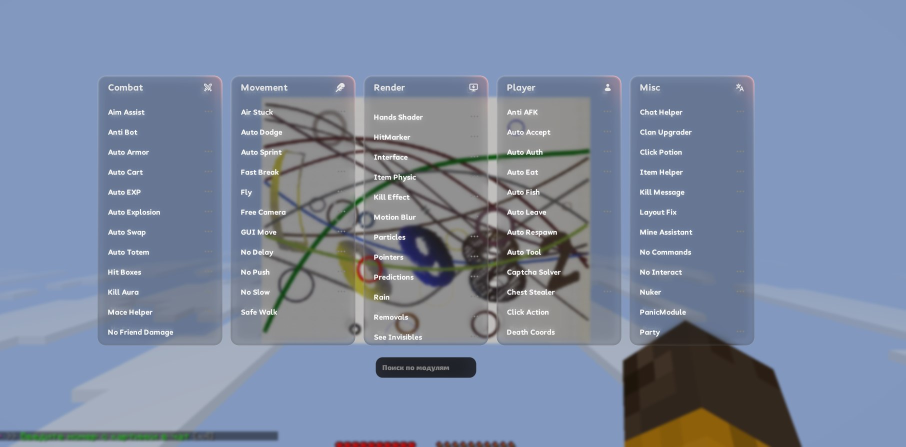
#> input picture workspace/uploads/image-1.jpeg, 1811 x 893 px, given in place of menu_base.png, which was not available (shown at 1/2 size)
$ python make_glass.py
#> lines starting #> are read from the running program, lines starting #| are printed output that depends on the picture; pictures that were not available may be replaced by others from this repository, and a replacement may not be noted
#!/usr/bin/env python3
"""
Рисует настоящее жидкое стекло: полупрозрачную пластину, у которой видны
бока — то есть преломление фона по кромке считается по-настоящему,
а не имитируется размытием.

Как это работает:
  1. Поле расстояний до формы (sdf): ноль — на кромке, минус — внутри.
  2. Градиент этого поля — нормаль к поверхности. Там, где поверхность
     загибается (у кромки), она и работает линзой.
  3. Фон выбирается со сдвигом вдоль нормали: сдвиг максимулен у кромки
     и равен нулю в середине, потому что середина пластины плоская.
     Сдвиг разный для красного, зелёного и синего — отсюда цветная кайма,
     как у настоящего стекла.
  4. Сверху — тонкий светлый ободок, внутренняя тень снизу, мягкий блик
     по диагонали и внешняя тень для глубины.

Запуск:  python3 tools/make_glass.py
"""

import numpy as np
from PIL import Image

W, H = 1376, 768

# ── геометрия: две стеклянные формы ─────────────────────────────────
# Слева — овал под логотип (SUPER=2 ровно эллипс, «более овальная форма»),
# по центру — крупный скруглённый прямоугольник под все надписи.
# Обе заметно больше прежних: так и просили.
SHAPES = [
    dict(name="logo",  cx=0.190 * W, cy=0.400 * H, ax=0.155 * W, ay=0.270 * H,
         super_n=2.0, bevel=46.0, strength=52.0, base=0.26, edge=0.58),
    dict(name="panel", cx=0.620 * W, cy=0.500 * H, ax=0.260 * W, ay=0.330 * H,
         super_n=7.0, bevel=54.0, strength=58.0, base=0.28, edge=0.62),
]

BEVEL = 40.0        # толщина кромки, где стекло загибается
STRENGTH = 46.0     # сила преломления в пикселях у самой кромки
CHROMA = 0.055      # разброс каналов: цветная кайма
BASE_ALPHA = 0.30   # прозрачность середины
EDGE_ALPHA = 0.62   # прозрачность у кромки: материала больше
RIM_SIGMA = 3.2     # толщина светлого ободка
RIM_GAIN = 1.60     # сила ободка: он должен читаться на тёмном фоне
GLOW = 13.0         # мягкое свечение сразу за ободком, внутрь пластины
SHADOW = 26.0       # размах внешней тени


def squircle_sdf(x, y, cx, cy, ax, ay, n=4.0):
    """Поле расстояний: <0 внутри, 0 на кромке, >0 снаружи."""
    u = np.abs((x - cx) / ax)
    v = np.abs((y - cy) / ay)
    f = (u ** n + v ** n) ** (1.0 / n)
    return (f - 1.0) * min(ax, ay)


def normalize(vx, vy):
    """Единичная нормаль; в центре, где градиент вырождается, — ноль."""
    length = np.sqrt(vx * vx + vy * vy)
    safe = np.where(length > 1e-6, length, 1.0)
    nx = np.where(length > 1e-6, vx / safe, 0.0)
    ny = np.where(length > 1e-6, vy / safe, 0.0)
    return nx, ny


def sample(bg, xs, ys):
    """Взять цвет фона в точках (xs, ys) с защитой от выхода за кадр."""
    h, w, _ = bg.shape
    xi = np.clip(np.rint(xs).astype(np.int64), 0, w - 1)
    yi = np.clip(np.rint(ys).astype(np.int64), 0, h - 1)
    return bg[yi, xi, :]


def glass_shape(bg, shape):
    """Одна стеклянная форма поверх фона. Возвращает её цвет и прозрачность."""
    cx, cy = shape["cx"], shape["cy"]
    ax, ay = shape["ax"], shape["ay"]
    bevel, strength = shape["bevel"], shape["strength"]
    base_alpha, edge_alpha = shape["base"], shape["edge"]

    yy, xx = np.mgrid[0:H, 0:W].astype(np.float64)
    d = squircle_sdf(xx, yy, cx, cy, ax, ay, shape["super_n"])

    gy, gx = np.gradient(d)
    nx, ny = normalize(gx, gy)
    edge = np.clip((bevel + d) / bevel, 0.0, 1.0) ** 1.7

    off_x = nx * edge * strength
    off_y = ny * edge * strength

    out = np.zeros_like(bg)
    for channel, spread in enumerate((1.0 + CHROMA, 1.0, 1.0 - CHROMA)):
        out[:, :, channel] = sample(bg, xx + off_x * spread,
                                    yy + off_y * spread)[:, :, channel]

    inside = np.clip(-d / 1.6 + 0.5, 0.0, 1.0)
    alpha = (base_alpha + (edge_alpha - base_alpha) * edge) * inside

    out[:, :, 0] = out[:, :, 0] * 1.02 + 0.020
    out[:, :, 1] = out[:, :, 1] * 1.02 + 0.026
    out[:, :, 2] = out[:, :, 2] * 1.05 + 0.062

    light_x, light_y = -0.62, -0.78
    facing = np.clip(nx * light_x + ny * light_y, 0.0, 1.0) ** 1.6
    rim = np.exp(-(d ** 2) / (2.0 * RIM_SIGMA ** 2)) * facing
    out += rim[:, :, None] * np.array([0.85, 0.90, 1.00]) * RIM_GAIN
    glow = np.exp(d / GLOW) * (d < 0) * facing * 0.22
    out += glow[:, :, None]

    lower = np.clip(ny, 0.0, 1.0) ** 1.3 * edge
    out -= (lower * 0.16)[:, :, None]

    sheen = np.clip((xx / W + yy / H) * 1.35 - 0.55, 0.0, 1.0)
    sheen = (sheen ** 3) * (1.0 - edge) * 0.16
    out += sheen[:, :, None]
    out = np.clip(out, 0.0, 1.0)

    shadow = np.exp(-np.clip(d, 0.0, None) / SHADOW) * (1.0 - inside) * 0.42
    alpha_out = np.clip(alpha + shadow, 0.0, 1.0)
    rgb = np.where(alpha[:, :, None] > 1e-4, out,
                   np.array([0.02, 0.03, 0.07]))
    return rgb, alpha_out


def glass_over(bg):
    """Все формы поверх фона. Возвращает итог и слои по отдельности."""
    composed = bg.copy()
    layers = []
    for shape in SHAPES:
        rgb, alpha = glass_shape(bg, shape)
        composed = composed * (1.0 - alpha[:, :, None]) + rgb * alpha[:, :, None]
        layers.append((shape["name"], rgb, alpha))
    return np.clip(composed, 0.0, 1.0), layers


def save(array, path, alpha=None):
    image = Image.fromarray((np.clip(array, 0, 1) * 255).astype(np.uint8), "RGB")
    if alpha is not None:
        image.putalpha(Image.fromarray(
            (np.clip(alpha, 0, 1) * 255).astype(np.uint8), "L"))
    image.save(path)
    return image


def main():
    base = Image.open("/tmp/menu_base.png").convert("RGB").resize((W, H),
                                                                  Image.LANCZOS)
    bg = np.asarray(base, dtype=np.float64) / 255.0
    composed, layers = glass_over(bg)
#> the loop in glass_over, `for shape in SHAPES:` made 2 passes
#> pass 1, in sample, `yi = np.clip(np.rint(ys).astype(np.int64), 0, h - 1)`:
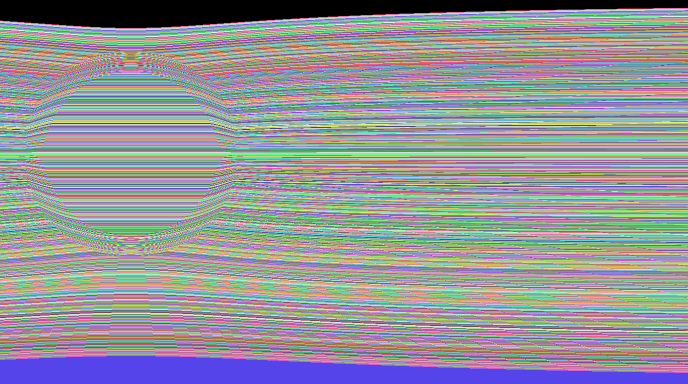
#> yi: shape (768, 1376) int64 (shown at 1/2 size); 768 distinct labels, from 0 to 767; one colour per label, 0 black
#> pass 1, in sample (call 2), `yi = np.clip(np.rint(ys).astype(np.int64), 0, h - 1)`:
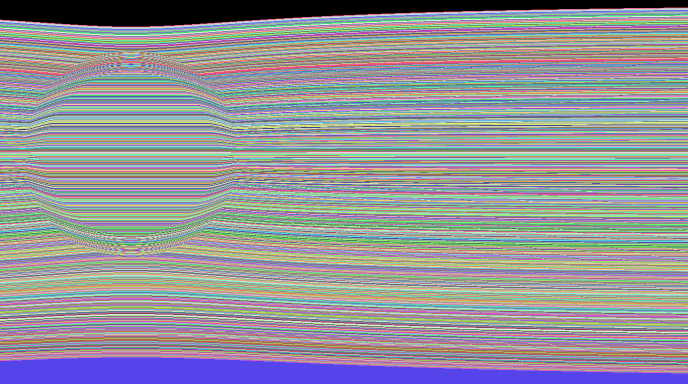
#> yi: shape (768, 1376) int64 (shown at 1/2 size); 768 distinct labels, from 0 to 767; one colour per label, 0 black
#> after the loop in glass_over, `for shape in SHAPES:`:
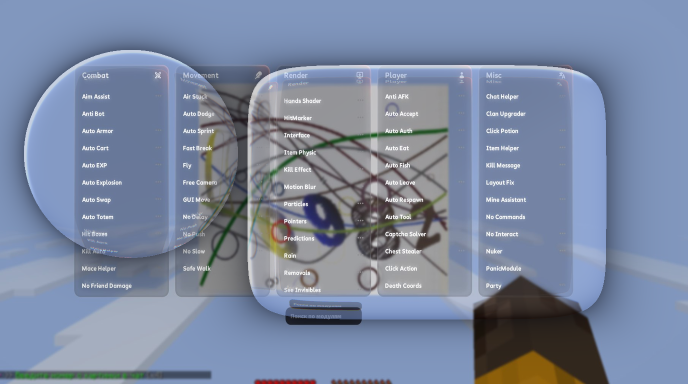
#> composed: shape (768, 1376, 3) float64 (shown at 1/2 size); mean R, G, B 0.484, 0.534, 0.632
#> after the loop in glass_over, `for shape in SHAPES:`: layers = 2 items
#> layers = 2 items

    gui = "/home/user/aurora/client/src/main/resources/assets/aetherglass/textures/gui"
    save(bg, gui + "/menu_backdrop.png")
    for name, rgb, alpha in layers:
        save(rgb, gui + "/menu_glass_" + name + ".png", alpha=alpha)
#> this loop made 2 passes
#> name on passes 1 to 2: 'logo', 'panel'
#> pass 1, in save (call 2), `image.save(path)`:
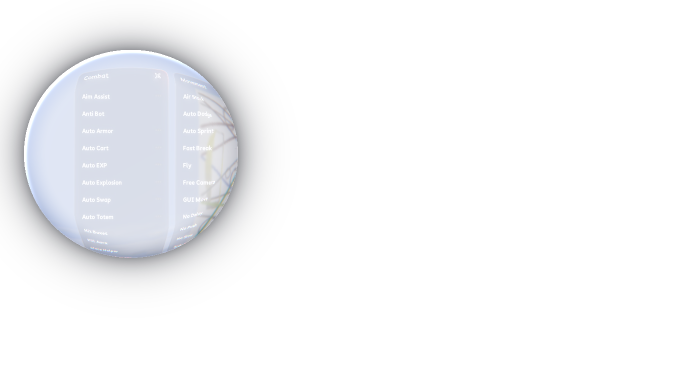
#> saved as menu_glass_logo.png: PIL image 1376x768 RGBA (shown at 1/2 size); mean R, G, B, A 21.5, 25.3, 39.2, 14.1; transparent parts drawn white

    # Проверка «на просвет», как её описал пользователь: серый фон, а поверх
    # стекло — сразу видно и бока, и прозрачность.
    yy, xx = np.mgrid[0:H, 0:W].astype(np.float64)
    checker = (((xx // 26).astype(int) + (yy // 26).astype(int)) % 2) * 0.06
    grey = np.dstack([np.full((H, W), 0.30) + checker,
                      np.full((H, W), 0.31) + checker,
                      np.full((H, W), 0.34) + checker])
    preview = grey.copy()
    for _, rgb, alpha in layers:
        preview = preview * (1.0 - alpha[:, :, None]) + rgb * alpha[:, :, None]
#> this loop made 2 passes
#> pass 1, in main, `preview = preview * (1.0 - alpha[:, :, None]) + rgb * alpha[:, :, None]`:
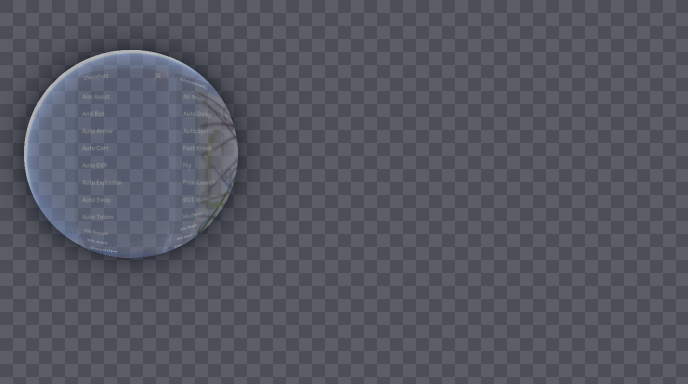
#> preview: shape (768, 1376, 3) float64 (shown at 1/2 size); mean of channels 0, 1, 2 0.333, 0.345, 0.38; drawn as R, G, B
    save(preview, "/home/user/aurora/docs/menu-glass-preview.png")

    print("=== стекло: проверка числами ===")
    for shape in SHAPES:
        yy, xx = np.mgrid[0:H, 0:W].astype(np.float64)
        d = squircle_sdf(xx, yy, shape["cx"], shape["cy"], shape["ax"],
                         shape["ay"], shape["super_n"])
        _, alpha = glass_shape(bg, shape)
        deep, rim = d < -90, np.abs(d) < 3
        print(f"  {shape['name']:6s} размер {int(2*shape['ax'])}x{int(2*shape['ay'])} | "
              f"прозрачность середина {alpha[deep].mean():.2f} кромка {alpha[rim].mean():.2f} | "
              f"внутри {int((d<0).sum())} пикселей")
#> this loop made 2 passes
#|   logo   размер 426x414 | прозрачность середина 0.26 кромка 0.48 | внутри 138939 пикселей
#|   panel  размер 715x506 | прозрачность середина 0.28 кромка 0.50 | внутри 352687 пикселей
#> pass 1, in sample (call 9), `yi = np.clip(np.rint(ys).astype(np.int64), 0, h - 1)`:
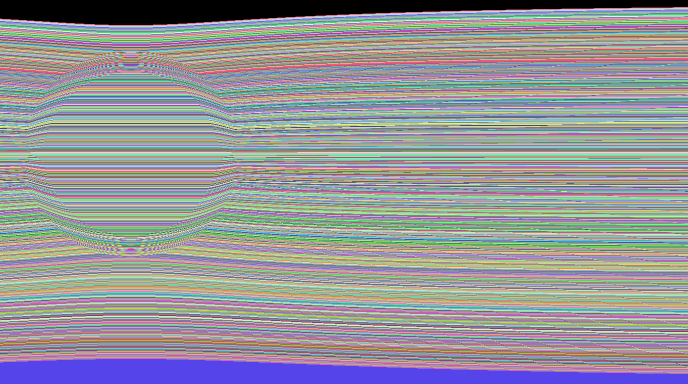
#> yi: shape (768, 1376) int64 (shown at 1/2 size); 768 distinct labels, from 0 to 767; one colour per label, 0 black
#> pass 1, in main, `_, alpha = glass_shape(bg, shape)`:
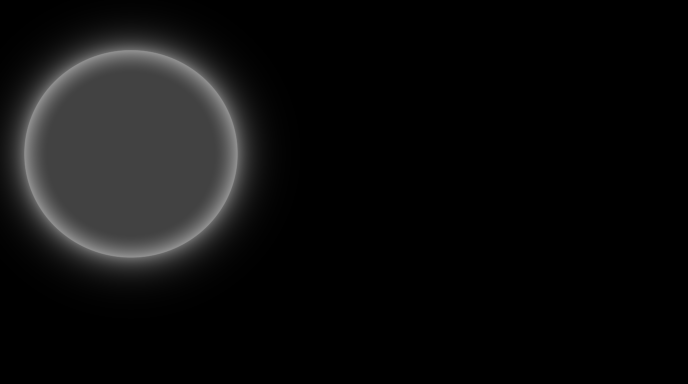
#> alpha: shape (768, 1376) float64 (shown at 1/2 size); min 2.75e-17, max 0.571, mean 0.0558


if __name__ == "__main__":
    main()
